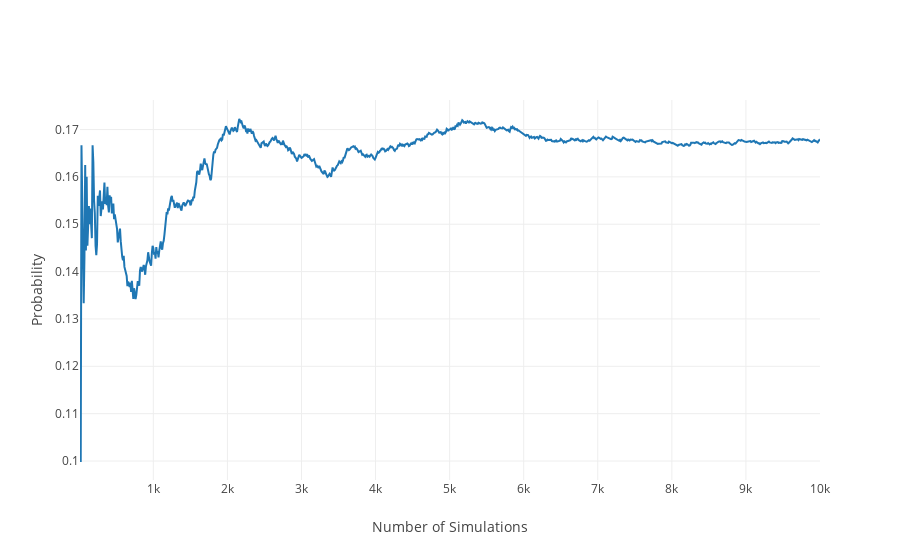

This figure's notebook cell:
### Markdown cell above
Next, we can consider the likelihood of one event, given observation of another. We describe this as:
## P(A | B) = P(A and B) / P(B)
Let's look at this scenario for our dice:<br>
P(A6 | B6) = P(A6 and B6) / P(B6)<br>
P(A6 | B6) = (1/36) / (1/6) = 1/6 = 0.167<br>
The odds of the second die being a 6 are independent of the outcome of the first roll.

### Code cell
dice_rolls = np.arange(1,7)
effective_simulations = 0
count_hits = 0
x_data = []
y_data = []

while effective_simulations < 10000:
    roll_1 = np.random.choice(dice_rolls)
    roll_2 = np.random.choice(dice_rolls)
    if roll_1 == 6: 
        effective_simulations += 1
        if roll_2 == 6:
            count_hits += 1
        if (effective_simulations % 10) == 0:
            y_data.append(float(count_hits) / float(effective_simulations))
            x_data.append(effective_simulations)

# Plot the figure
fig = plot_probs(x_data, y_data)
iplot(fig)

### Figure 1 — Plotly figure (JSON) as saved in the notebook; plotly's stock layout.template omitted (floating-point values rounded to 4 significant figures; data arrays with more than 128 entries replaced by an {"elided": "..."} marker saying what was removed)
{"data": [{"type": "scatter", "x": {"elided": "1000 int values"}, "y": {"elided": "1000 float values"}}], "layout": {"xaxis": {"title": "Number of Simulations"}, "yaxis": {"title": "Probability"}}}
